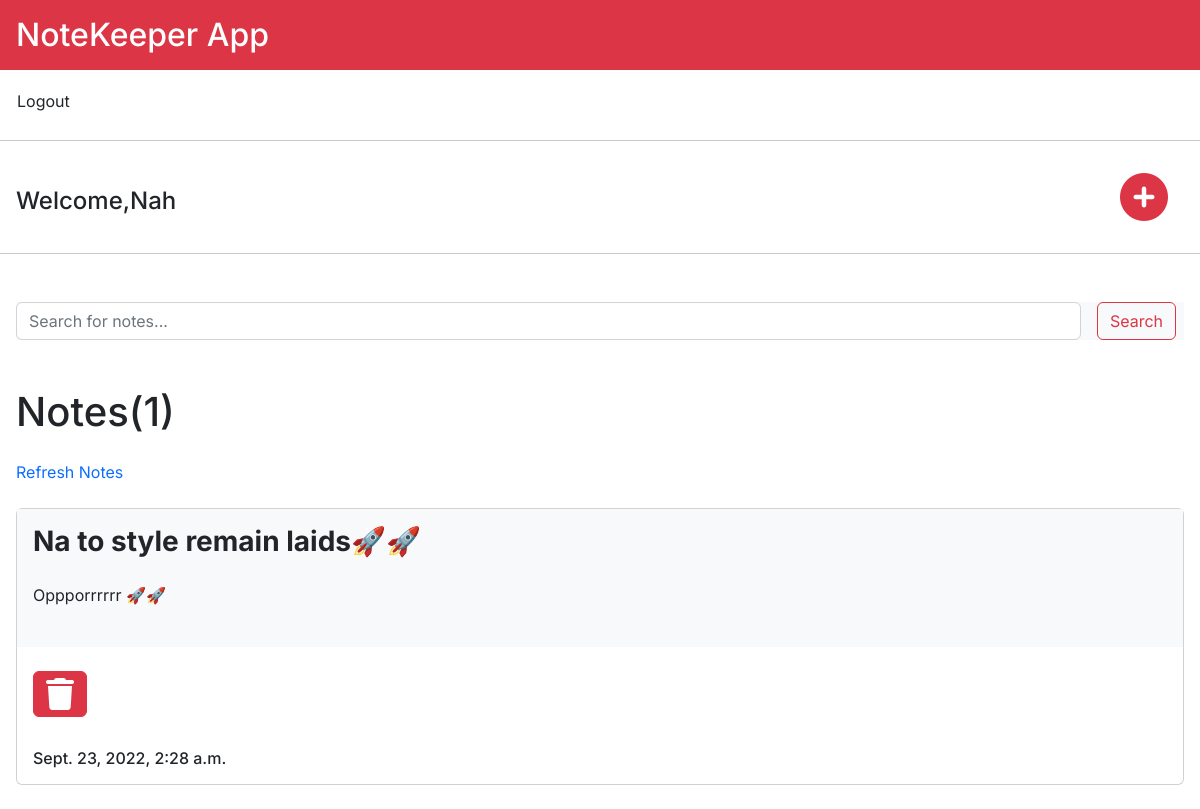
Screenshot of / (signed in) with the database file from the repository.
### notesapp/models.py (models this page shows, shortened)
class Note(models.Model):
  user = models.ForeignKey(User,on_delete=models.CASCADE,null=True)
  title = models.CharField(max_length = 200)
  description = models.TextField()
  created = models.DateTimeField(auto_now_add = True)

### notesapp/views.py (the view)
# urls.py: path('',views.index,name = 'index'),
@login_required(login_url='login')
def index(request):
    notes = Note.objects.filter(user=request.user)
    q = request.GET.get('q')
    if q:
      notes = Note.objects.filter(Q(title__icontains=q) | Q(description__icontains=q)).filter(user=request.user)
    else:
      q = ''
      notes = Note.objects.filter(user=request.user)
    context = {'notes':notes}
    return render(request,'notesapp/index.html',context)

### notesapp/templates/notesapp/index.html (shortened to what this page needs)
{% extends 'notesapp/main.html' %}
{% block content %}
{% load static %}
<!DOCTYPE html>
<html>
<head>
</head>
<body>
  <h1 class="bg-danger text-white p-3 h2">NoteKeeper App</h1>
   <a href="{% url 'logout' %}" class="btn m-1 h1">Logout</a>
   <hr>
  <div class="d-flex justify-content-between align-items-center">
  <div class="text-left mx-3">
{% if request.user.is_authenticated %}
<h4 class="mt-3">Welcome,{{request.user}}</h4>
  {% endif %}
  </div>
<div class="text-right mx-4">
<a href="{% url 'new_note' %}">
<i class="fa-solid fa-circle-plus fa-3x mb-3 mx-2 mt-3 text-danger"></i>
</a>
</div>
</div>
<hr>
<div class="mx-3 my-5">
<form class="d-flex mb-4 bg-light" method="get">
   <input class="form-control me-2" type="search" placeholder="Search for notes..." name="q">
   <button class="btn btn-outline-danger mx-2" type="submit">Search</button>
  </form>
</div>
<h1 class="m-3 mt-4 mb-4">Notes({{notes.count}})</h1>
<div class="text-right ms-auto text-decoration-none">
<a href="{% url 'index' %}" class="text-right mx-3 text-decoration-none">Refresh Notes</a>
</div>
{% for note in notes reversed %}
<div class="card my-4 mx-3 text-decoration-none">
<a href="{% url 'update_note' note.id  %}" class="text-decoration-none">
<div class="card-body text-decoration-none text-dark bg-light">
<h4 class="card-title h3 fw-bold">{{note.title}}
</h4>
<p class="card-text my-4">
{{note.description|truncatechars:"60"}}</p>
</div>
</a>
<div class="mt-4 mb-3 mx-3 text-right">
<a href="{% url 'delete_note' note.id %}">
  <i class="fa-solid fa-trash fa-2x btn btn-danger text-right"></i>
</a>
</div>
<h6 class="m-3">{{note.created}}</h6>
</div>
{% empty %}
<h4 class="text-center my-4">No notes available...</h4>
{% endfor %}
</body>
</html>
{% endblock %}

### notesapp/templates/notesapp/main.html (style rules this page uses)
body { font-family: 'Inter', sans-serif; }

### rows the page displays
Note: title "Na to style remain laids🚀🚀", description "Oppporrrrrr 🚀🚀", created "Sept. 23, 2022, 2:28 a.m."

### other values shown
{{ request.user }} "Nah"
{{ notes.count }} "1"
